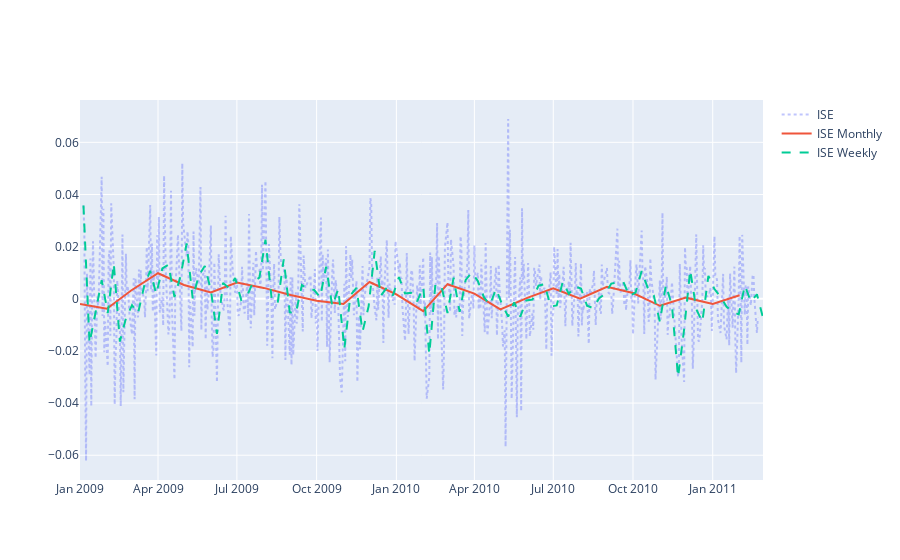

Notebook code cell kept with this figure:
### Code cell
fig = go.Figure()

ms_dataset = dataset[["ISE"]].resample("MS").mean()
wm_dataset = dataset[["ISE"]].resample("W-MON").mean()

fig.add_trace(go.Scatter(
    x=dataset.index,
    y=dataset["ISE"],
    opacity=0.4,
    name="ISE",
    line={"dash": "dot"}
))
# el promedio mensual por cada inicio de mes
fig.add_trace(go.Scatter(
    x=ms_dataset.index,
    y=ms_dataset['ISE'],
    opacity=1.0,
    name="ISE Monthly",
))
# el promedio semanal por cada lunes
fig.add_trace(go.Scatter(
    x=wm_dataset.index,
    y=wm_dataset['ISE'],
    opacity=1,
    name="ISE Weekly",
    line={"dash": "dash"}
))
fig.show()
